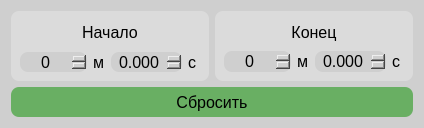
                 <widget class="QWidget" name="scrollAreaWidgetContents_additional">
                  <property name="geometry">
                   <rect>
                    <x>0</x>
                    <y>0</y>
                    <width>424</width>
                    <height>128</height>
                   </rect>
                  </property>
                  <property name="styleSheet">
                   <string notr="true">QWidget{
	border-radius: 8px;
	background-color: rgb(207, 207, 207);
}
</string>
                  </property>
                  <layout class="QGridLayout" name="gridLayout_scrollAreaWidgetContents_additional">
                   <item row="1" column="0">
                    <widget class="QFrame" name="frame_start">
                     <property name="minimumSize">
                      <size>
                       <width>0</width>
                       <height>70</height>
                      </size>
                     </property>
                     <property name="maximumSize">
                      <size>
                       <width>16777215</width>
                       <height>70</height>
                      </size>
                     </property>
                     <property name="styleSheet">
                      <string notr="true">QFrame{
	border-radius:8px;
	background-color: rgb(219, 219, 219);
}</string>
                     </property>
                     <property name="frameShape">
                      <enum>QFrame::StyledPanel</enum>
                     </property>
                     <property name="frameShadow">
                      <enum>QFrame::Raised</enum>
                     </property>
                     <layout class="QGridLayout" name="gridLayout_frame_start" rowminimumheight="3,1,3,1,0">
                      <item row="4" column="1">
                       <widget class="QLabel" name="label_start_min">
                        <property name="minimumSize">
                         <size>
                          <width>12</width>
                          <height>0</height>
                         </size>
                        </property>
                        <property name="maximumSize">
                         <size>
                          <width>12</width>
                          <height>16777215</height>
                         </size>
                        </property>
                        <property name="font">
                         <font>
                          <family>Arial</family>
                          <pointsize>12</pointsize>
                         </font>
                        </property>
                        <property name="text">
                         <string>м</string>
                        </property>
                       </widget>
                      </item>
                      <item row="4" column="0">
                       <widget class="QSpinBox" name="spinBox_start_min">
                        <property name="font">
                         <font>
                          <family>Arial</family>
                          <pointsize>12</pointsize>
                         </font>
                        </property>
                        <property name="alignment">
                         <set>Qt::AlignCenter</set>
                        </property>
                       </widget>
                      </item>
                      <item row="4" column="2">
                       <widget class="QDoubleSpinBox" name="doubleSpinBox_start_sec">
                        <property name="font">
                         <font>
                          <family>Arial</family>
                          <pointsize>12</pointsize>
                         </font>
                        </property>
                        <property name="alignment">
                         <set>Qt::AlignCenter</set>
                        </property>
                        <property name="decimals">
                         <number>3</number>
                        </property>
                        <property name="maximum">
                         <double>59.999000000000002</double>
                        </property>
                        <property name="singleStep">
                         <double>1.000000000000000</double>
                        </property>
                       </widget>
                      </item>
                      <item row="4" column="3">
                       <widget class="QLabel" name="label_start_sec">
                        <property name="minimumSize">
                         <size>
                          <width>12</width>
                          <height>0</height>
                         </size>
                        </property>
                        <property name="maximumSize">
                         <size>
                          <width>12</width>
                          <height>16777215</height>
                         </size>
                        </property>
                        <property name="font">
                         <font>
                          <family>Arial</family>
                          <pointsize>12</pointsize>
                         </font>
                        </property>
                        <property name="text">
                         <string>с</string>
                        </property>
                       </widget>
                      </item>
                      <item row="1" column="0" colspan="4">
                       <widget class="QLabel" name="label_start">
                        <property name="font">
                         <font>
                          <family>Arial</family>
                          <pointsize>12</pointsize>
                         </font>
                        </property>
                        <property name="text">
                         <string>Начало</string>
                        </property>
                        <property name="alignment">
                         <set>Qt::AlignCenter</set>
                        </property>
                       </widget>
                      </item>
                     </layout>
                    </widget>
                   </item>
                   <item row="1" column="1">
                    <widget class="QFrame" name="frame_end">
                     <property name="minimumSize">
                      <size>
                       <width>0</width>
                       <height>70</height>
                      </size>
                     </property>
                     <property name="maximumSize">
                      <size>
                       <width>16777215</width>
                       <height>70</height>
                      </size>
                     </property>
                     <property name="styleSheet">
                      <string notr="true">QFrame{
	border-radius:8px;
	
	background-color: rgb(219, 219, 219);
}</string>
                     </property>
                     <property name="frameShape">
                      <enum>QFrame::StyledPanel</enum>
                     </property>
                     <property name="frameShadow">
                      <enum>QFrame::Raised</enum>
                     </property>
                     <layout class="QGridLayout" name="gridLayout_frame_end">
                      <item row="3" column="0">
                       <widget class="QSpinBox" name="spinBox_end_min">
                        <property name="font">
                         <font>
                          <family>Arial</family>
                          <pointsize>12</pointsize>
                         </font>
                        </property>
                        <property name="alignment">
                         <set>Qt::AlignCenter</set>
                        </property>
                       </widget>
                      </item>
                      <item row="3" column="1">
                       <widget class="QLabel" name="label_endmin">
                        <property name="minimumSize">
                         <size>
                          <width>12</width>
                          <height>0</height>
                         </size>
                        </property>
                        <property name="maximumSize">
                         <size>
                          <width>12</width>
                          <height>16777215</height>
                         </size>
                        </property>
                        <property name="font">
                         <font>
                          <family>Arial</family>
                          <pointsize>12</pointsize>
                         </font>
                        </property>
                        <property name="text">
                         <string>м</string>
                        </property>
                       </widget>
                      </item>
                      <item row="3" column="2">
                       <widget class="QDoubleSpinBox" name="doubleSpinBox_end_sec">
                        <property name="font">
                         <font>
                          <family>Arial</family>
                          <pointsize>12</pointsize>
                         </font>
                        </property>
                        <property name="alignment">
                         <set>Qt::AlignCenter</set>
                        </property>
                        <property name="decimals">
                         <number>3</number>
                        </property>
                        <property name="maximum">
                         <double>59.999000000000002</double>
                        </property>
                       </widget>
                      </item>
                      <item row="3" column="3">
                       <widget class="QLabel" name="label_endsec">
                        <property name="minimumSize">
                         <size>
                          <width>12</width>
                          <height>0</height>
                         </size>
                        </property>
                        <property name="maximumSize">
                         <size>
                          <width>12</width>
                          <height>16777215</height>
                         </size>
                        </property>
                        <property name="font">
                         <font>
                          <family>Arial</family>
                          <pointsize>12</pointsize>
                         </font>
                        </property>
                        <property name="text">
                         <string>с</string>
                        </property>
                       </widget>
                      </item>
                      <item row="0" column="0" colspan="4">
                       <widget class="QLabel" name="label_end">
                        <property name="font">
                         <font>
                          <family>Arial</family>
                          <pointsize>12</pointsize>
                         </font>
                        </property>
                        <property name="text">
                         <string>Конец</string>
                        </property>
                        <property name="alignment">
                         <set>Qt::AlignCenter</set>
                        </property>
                       </widget>
                      </item>
                     </layout>
                    </widget>
                   </item>
                   <item row="2" column="0" colspan="2">
                    <widget class="QPushButton" name="pushButton_additional_reset">
                     <property name="minimumSize">
                      <size>
                       <width>0</width>
                       <height>30</height>
                      </size>
                     </property>
                     <property name="maximumSize">
                      <size>
                       <width>16777215</width>
                       <height>30</height>
                      </size>
                     </property>
                     <property name="font">
                      <font>
                       <family>Arial</family>
                       <pointsize>12</pointsize>
                      </font>
                     </property>
                     <property name="styleSheet">
                      <string notr="true">QPushButton{
	border-radius:8px;
	background-color: rgb(105, 175, 99);
}</string>
                     </property>
                     <property name="text">
                      <string>Сбросить</string>
                     </property>
                    </widget>
                   </item>
                  </layout>
                 </widget>
